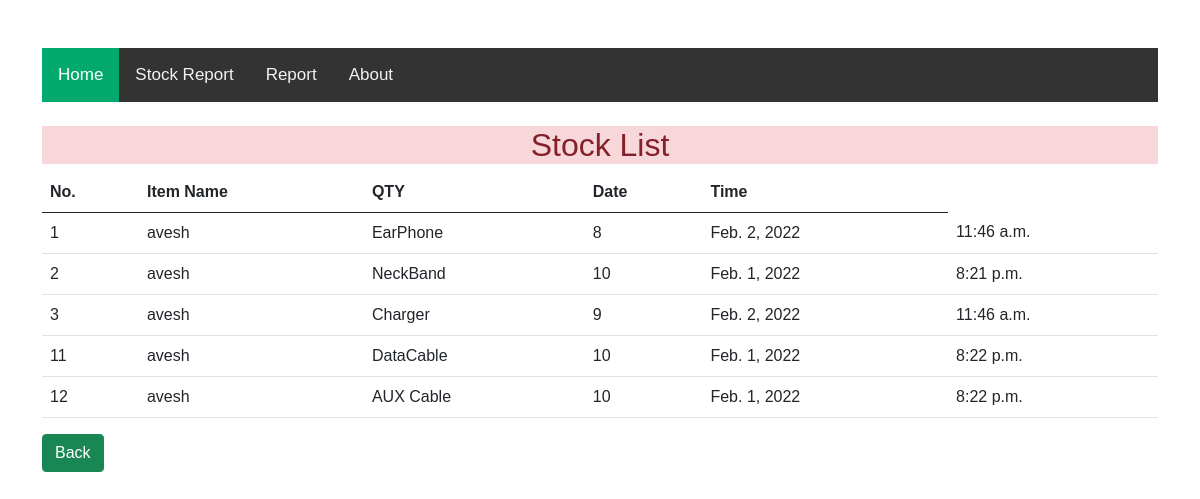
Screenshot of /stocklist/ (signed in) with the database file from the repository.
### sells/models.py (models this page shows, shortened)
class Stock(models.Model):
    user_name = models.ForeignKey(User, on_delete=models.CASCADE, default=None)
    item_name = models.ForeignKey(Item, on_delete = models.CASCADE)
    item_qty = models.IntegerField(default=0)
    created_at = models.DateTimeField(auto_now_add=True)
    updated_at = models.DateTimeField(auto_now=True)
    class Meta:
        unique_together = (('user_name', 'item_name'),)

class Item(models.Model):
    item_name = models.CharField(max_length=50, unique=True)
    item_price = models.IntegerField(default=0)
    company_name = models.ForeignKey(CompanyName, on_delete= models.CASCADE,default=None, blank=True, null=True)
    created_at = models.DateTimeField(auto_now_add=True)
    updated_at = models.DateTimeField(auto_now=True)
    def __str__(self):
        return self.item_name

### sells/views.py (the view)
# urls.py: path('stocklist/', views.StockListView.as_view(), name='liststock'),
class StockListView(LoginRequiredMixin, ListView):
    login_url = '/accounts/login/'
    model = Stock
    context_object_name = 'stock'
    template_name='stock_list.html'
    def get_queryset(self):
        if self.request.user.is_superuser:
            queryset = Stock.objects.all()
        else:
            now = datetime.datetime.now()
            queryset = Stock.objects.filter(user_name=self.request.user)
        return queryset

### templates/stock_list.html (shortened to what this page needs)
{% extends 'base.html' %}
{% block content %}
<br>
<h2 class="text-center alert-danger "id="admin">
    Stock List
</h2>
    <table class="table">
        <thead>
            <tr>
              <th scope="col">No.</th>
              <th scope="col">Item Name</th>
              <th scope="col">QTY</th>
              <th scope="col">Date</th>
              <th scope="col">Time</th>
            </tr>
        </thead>
        <tbody>
                {% for i in stock %}
                {% if i.item_qty > 0 %}
                <tr>
                    <td>
                        {{ forloop.counter }}
                    </td>
                    <td>
                        {{ i.user_name.username }}
                    </td>
                    <td>
                        {{ i.item_name }}
                    </td>
                    <td>
                        {{ i.item_qty }}
                    </td>
                    <td>
                        {{ i.updated_at.date }}
                    </td>
                    <td>
                        {{ i.updated_at.time }}
                    </td>
                </tr>
                {% endif %}
                {% endfor %}
        </tbody>
    </table>
    <a href="{% url 'AddSell' %}" class="btn btn-success">Back</a>
{% endblock content %}

### templates/base.html (shortened to what this page needs)
<!DOCTYPE html>
{% load static %}
<html lang="en">
<head>
    <link rel="stylesheet" href="{% static 'css/bootstrap.css' %}">
    <link rel="stylesheet" href="https://cdnjs.cloudflare.com/ajax/libs/font-awesome/4.7.0/css/font-awesome.min.css">
</head>
<body>
    <div class="container mt-5">
        <div class="topnav" id="myTopnav">
            <a href="{% url 'AddSell' %}" class="active">Home</a>
            <a href="{% url 'liststock' %}">Stock Report</a>
            <a href="{% url 'viewlist' %}">Report</a>
            <a href="#about">About</a>
          </div>
        {% block content %}
        {% endblock content %}
    </div>
</body>
</html>

### templates/base.html (style rules this page uses)
body { margin: 0; font-family: Arial, Helvetica, sans-serif; }
.topnav { overflow: hidden; background-color: #333; }
.topnav a { float: left; display: block; color: #f2f2f2; text-align: center; padding: 14px 16px; text-decoration: none; font-size: 17px; }
.topnav a.active { background-color: #04AA6D; color: white; }

### rows the page displays
Stock: user_name.username "avesh", item_name "EarPhone", item_qty "8", updated_at "Feb. 2, 2022", updated_at.time "11:46 a.m."
Stock: user_name.username "avesh", item_name "NeckBand", item_qty "10", updated_at "Feb. 1, 2022", updated_at.time "8:21 p.m."
Stock: user_name.username "avesh", item_name "Charger", item_qty "9", updated_at "Feb. 2, 2022", updated_at.time "11:46 a.m."
Stock: user_name.username "avesh", item_name "DataCable", item_qty "10", updated_at "Feb. 1, 2022", updated_at.time "8:22 p.m."
Stock: user_name.username "avesh", item_name "AUX Cable", item_qty "10", updated_at "Feb. 1, 2022", updated_at.time "8:22 p.m."
